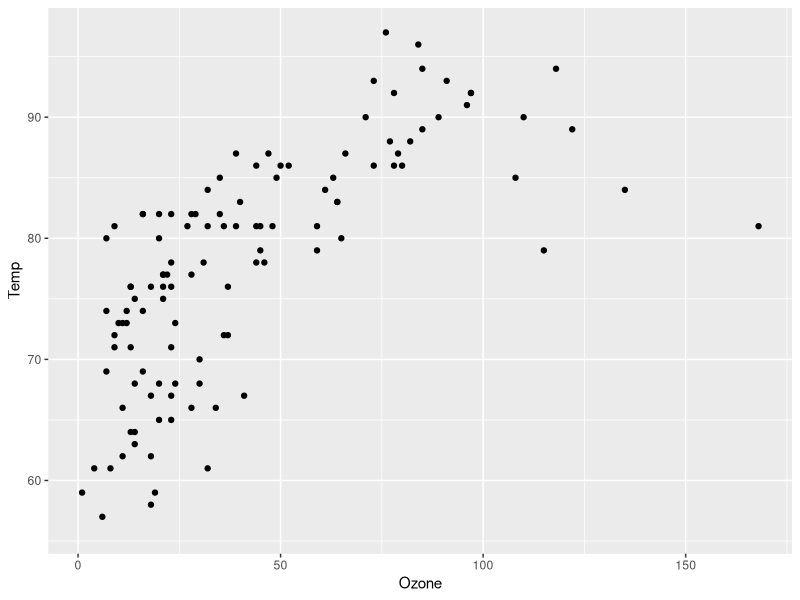

Write the R code that produced this figure.
df <-data(airquality)
str(airquality)
library(ggplot2)
library(plyr)
##Creates a function that plots the Temperature vs Ozone for a given month
Temp_Plot <- function(df,month){
    c_df <- subset(df,Month == month ,select = Ozone:Temp)
  A_Plot <- ggplot(df,aes(x=Ozone,y=Temp)) + geom_point(width=.5)
  return(A_Plot)
  }

Temp_Plot(airquality,8)